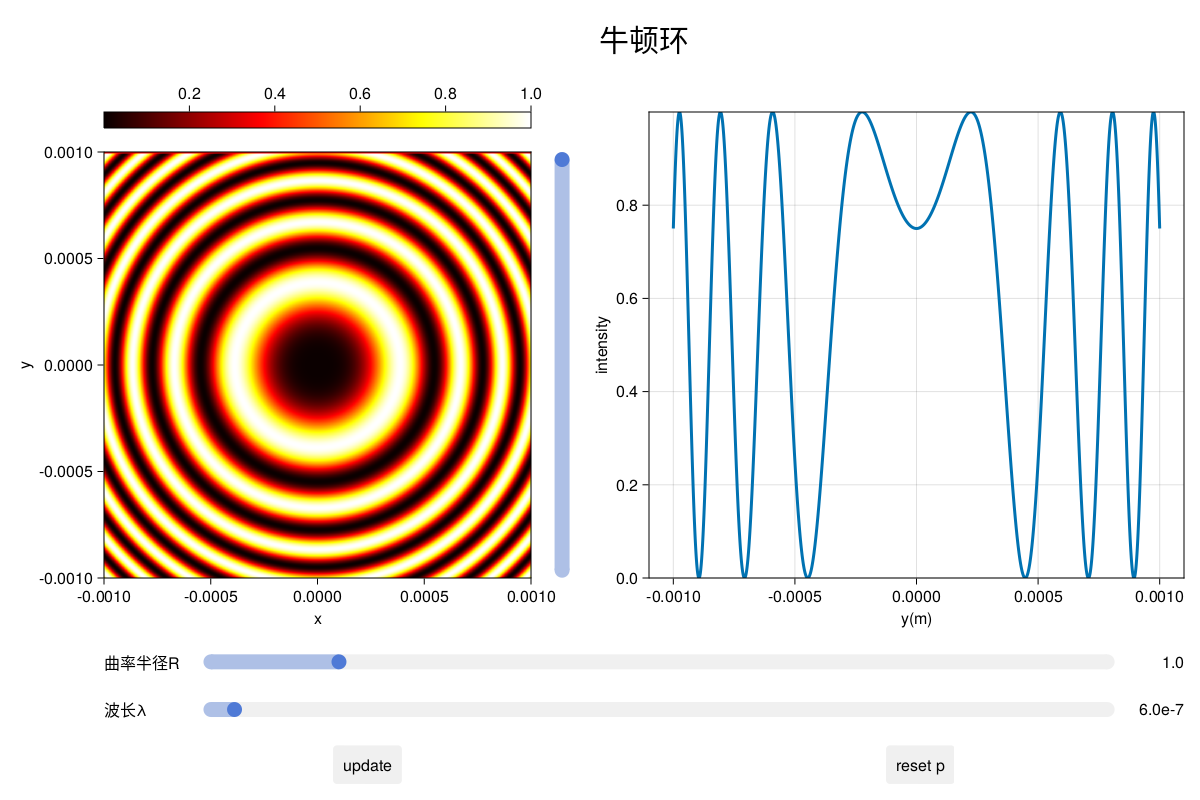

The Julia source for this figure:
using PhysicsEducation
using GLMakie
using Makie.Colors
function newton_ring_figure()
    λ = 600.0e-9 #unit m
    R = 1.0
    t0 = 0.0
    p = [λ, R]
    xy = Vector{Float64}[collect(-1e-3:1e-6:1e-3), collect(-1e-3:1e-6:1e-3) ]
 
    doubleslit = WaveFunction(newton_ring_intensity, t0, xy, p)
    dso = WaveObservable([doubleslit])

    ps = [Dict(1=>4e-7:1e-8:8e-6, 2=>0.5:0.1:4.0)]
    pnames = [Dict(1=>"波长λ", 2=>"曲率半径R")]
    colors = [:grays]

    fig = Figure(;size = (1000, 1000), fontsize=15)

    intensity_plot!(fig, dso; 
        parameter_sliders=ps, 
        parameter_names=pnames, 
        colors=colors, 
        axis=(; limits=((minimum(xy[1]), maximum(xy[1])), (minimum(xy[2]),maximum(xy[2]))),     xminorgridvisible=true, yminorgridvisible=true), 
        plotkwargs=(xminorgridvisible=true, yminorgridvisible=true),
        scale=(x->x),
        slider=:y,
        sliderkwargs=(;linestyle=:dash, color=:white)
    )
    # Label(fig[0, :], "Newton's Ring", fontsize = 30)
    Label(fig[0, :], "牛顿环", fontsize = 30)
    colsize!(fig.layout, 1, Aspect(1,1.0) )
    return fig, dso
end
fig, = newton_ring_figure()
fig
